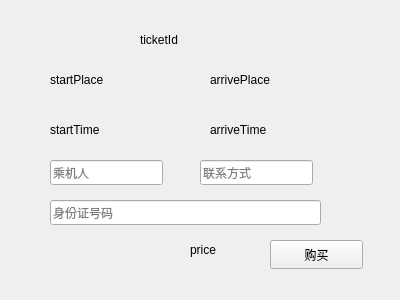
<?xml version="1.0" encoding="UTF-8"?>
<ui version="4.0">
 <class>TicketPay</class>
 <widget class="QWidget" name="TicketPay">
  <property name="geometry">
   <rect>
    <x>0</x>
    <y>0</y>
    <width>400</width>
    <height>300</height>
   </rect>
  </property>
  <property name="windowTitle">
   <string>购买</string>
  </property>
  <widget class="QLabel" name="idLabel">
   <property name="geometry">
    <rect>
     <x>140</x>
     <y>30</y>
     <width>69</width>
     <height>20</height>
    </rect>
   </property>
   <property name="text">
    <string>ticketId</string>
   </property>
  </widget>
  <widget class="QLabel" name="spLabel">
   <property name="geometry">
    <rect>
     <x>50</x>
     <y>70</y>
     <width>81</width>
     <height>20</height>
    </rect>
   </property>
   <property name="text">
    <string>startPlace</string>
   </property>
  </widget>
  <widget class="QLabel" name="apLabel">
   <property name="geometry">
    <rect>
     <x>210</x>
     <y>70</y>
     <width>81</width>
     <height>20</height>
    </rect>
   </property>
   <property name="text">
    <string>arrivePlace</string>
   </property>
  </widget>
  <widget class="QLabel" name="stLabel">
   <property name="geometry">
    <rect>
     <x>50</x>
     <y>120</y>
     <width>81</width>
     <height>20</height>
    </rect>
   </property>
   <property name="text">
    <string>startTime</string>
   </property>
  </widget>
  <widget class="QLabel" name="atLabel">
   <property name="geometry">
    <rect>
     <x>210</x>
     <y>120</y>
     <width>81</width>
     <height>20</height>
    </rect>
   </property>
   <property name="text">
    <string>arriveTime</string>
   </property>
  </widget>
  <widget class="QPushButton" name="buyBtn">
   <property name="geometry">
    <rect>
     <x>270</x>
     <y>240</y>
     <width>93</width>
     <height>29</height>
    </rect>
   </property>
   <property name="text">
    <string>购买</string>
   </property>
  </widget>
  <widget class="QLabel" name="priceLabel">
   <property name="geometry">
    <rect>
     <x>190</x>
     <y>240</y>
     <width>69</width>
     <height>20</height>
    </rect>
   </property>
   <property name="text">
    <string>price</string>
   </property>
  </widget>
  <widget class="QLineEdit" name="userLineEdit">
   <property name="geometry">
    <rect>
     <x>50</x>
     <y>160</y>
     <width>113</width>
     <height>25</height>
    </rect>
   </property>
   <property name="placeholderText">
    <string>乘机人</string>
   </property>
  </widget>
  <widget class="QLineEdit" name="telLineEdit">
   <property name="geometry">
    <rect>
     <x>200</x>
     <y>160</y>
     <width>113</width>
     <height>25</height>
    </rect>
   </property>
   <property name="placeholderText">
    <string>联系方式</string>
   </property>
  </widget>
  <widget class="QLineEdit" name="identLineEdit">
   <property name="geometry">
    <rect>
     <x>50</x>
     <y>200</y>
     <width>271</width>
     <height>25</height>
    </rect>
   </property>
   <property name="placeholderText">
    <string>身份证号码</string>
   </property>
  </widget>
 </widget>
 <resources/>
 <connections/>
</ui>
